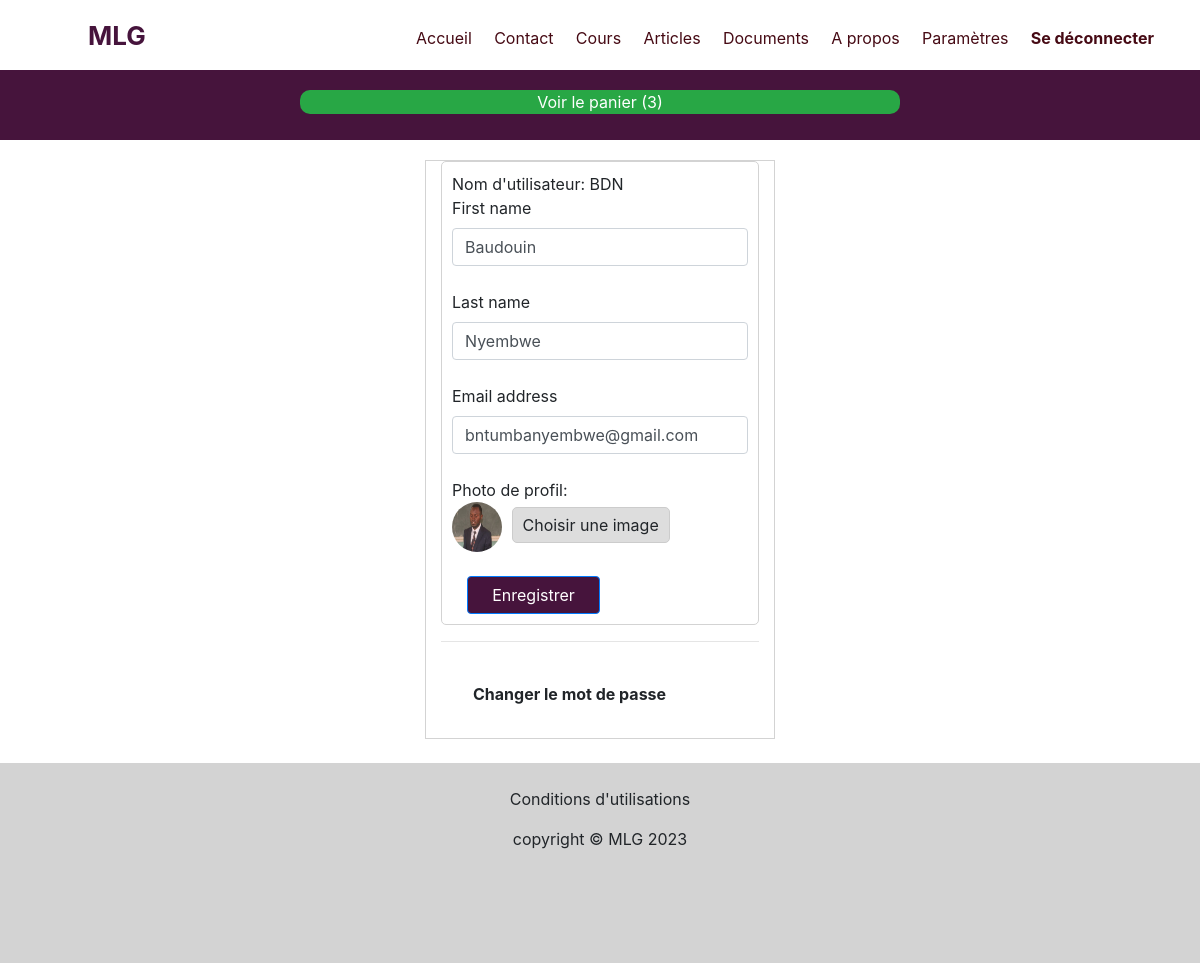
Page /account/settings/ (signed in) on the committed database.
### learning/models.py (models this page shows)
class Inscrit(AbstractUser):
  photo = models.ImageField(upload_to = 'photos', default = 'photos/default.jpg', null = True)
  pass

### shopping/models.py (models this page shows, shortened)
class Cart(models.Model):
  shopper = models.OneToOneField(AUTH_USER_MODEL, on_delete=models.CASCADE, null=True)
  orders = models.ManyToManyField(Order)

### learning/views.py (the view, shortened to what this page needs)
# urls.py: path('account/settings/', views.Settings.as_view(), name='settings'),
class Settings(View):
    def get(self, request, *args, **kwargs):
        if not request.user.is_authenticated:
        	return redirect("login")
        form = SettingsForm(instance=request.user)
        return render(request, "learning/settings.html", {"form":form})

### learning/forms.py
class SettingsForm(forms.ModelForm):
    class Meta:
        model = Inscrit
        fields = ['first_name', 'last_name', 'email', 'photo']
        widgets = {
            'first_name': forms.TextInput(attrs={'class': 'form-control'}),
            'last_name': forms.TextInput(attrs={'class': 'form-control'}),
            'email': forms.TextInput(attrs={'class': 'form-control'}),
        }

### learning/templates/learning/settings.html (shortened to what this page needs)
{% extends 'base_template.html' %}
{% block content %}
<div class="container">
    <div class="settings-div col-12 container">
        <fieldset>
            <form enctype="multipart/form-data" method="POST">
                Nom d'utilisateur: {{ user.username }}
                {% for field in form %}
                <br>
                {% if field.label == 'Photo' %}
                <div>
                    Photo de profil: <br>
                    <img src="{{user.photo.url}}" id="user-photo" class="user-image" />
                   <label class="photo-label">
                       <span>Choisir une image</span>
                   </label>
                   </div>
                {% else %}
                <div>
                    <label>{{ field.label }}</label>
                </div>
                <div>{{field}}</div>
                {% endif %}
                {% endfor %}
                <br>
                <div class="container">
                    <button class="btn btn-primary w-50" type="submit">Enregistrer</button>
                </div>
            </form>
        </fieldset>
        <hr>
        <div class="p-4 m-2">
            <a href="{% url 'password-change' %}"><b>Changer le mot de passe</b></a>
        </div>
    </div>
    <br>
</div>
{% endblock %}

### templates/base_template.html (shortened to what this page needs)
{% load static %}
<!DOCTYPE html>
<html>
    <head>
        <link
              rel="stylesheet"
              href="{% static 'learning/bootstrap.min.css' %}" />
        <link
              rel="stylesheet"
              href="{% static 'learning/main.css' %}"
              type="text/css" />
        <link
              rel="stylesheet"
              href="{% static 'articles/styles.css' %}"
              type="text/css" />
    </head>
    <body>
        <div class="container-fluid">
            <header class="header row">
                <div class="logo col-lg-2"><a href="{% url 'home' %}">MLG</a></div>
                <div class="menu col-lg-8">
                    <nav class="navbar">
                        <a href="{% url 'home' %}">
                            <div>Accueil</div>
                        </a>
                        <a href="{% url 'contact' %}">
                            <div>Contact</div>
                        </a>
                        <a href="{% url 'cours' %}">
                            <div>Cours </div>
                        </a>
                        <a href="{% url 'articles'%}">
                            <div>Articles</div>
                        </a>
                        <a href="{% url 'documents-list' %}"><div>Documents</div></a>
                        <a href="{% url 'about' %}">
                            <div> A propos </div>
                        </a>
                        {% if user.is_authenticated %}
                        <a href="{% url 'settings' %}">
                            <div class="settings">Paramètres</div>
                        </a>
                        <a href="{% url 'logout' %}">
                            <div class="login">Se déconnecter</div>
                        </a>
                        {% endif %}
                    </nav>
                </div>
            </header>
            <div class="decor-bar text-center">
                {% if user.cart %}
                <div class="cart bg-success container w-50">
                    <a href="{% url 'cart' %}">
                        Voir le panier ({{ user.cart.orders.count}})
                    </a>
                </div>
                {% endif %}
            </div>
            <div class="blank-bar">
            </div>
            <div class="row">
                {% block content %} {% endblock %}
            </div>
            <footer class="row">
                <div class="w-100 container">
                    <br>
                    <p>
                        Conditions d'utilisations
                    </p>
                    copyright © MLG <span id="current-year"></span>
                </div>
            </footer>
        </div>
    </body>
</html>

### learning/static/learning/main.css (style rules this page uses)
body { margin: 0px; }
a { color: inherit; }
header { justify-content: center; align-items: center; color: rgb(70, 20, 60); background-color: white; height: 70px; position: fixed; z-index: 9999999999; width: 100%; }
header .logo { padding-left: 28px; }
header .logo a { font-size:26px; font-weight: bold; }
header .menu { background-color: white; position: absolute; top: 70px; width: 100%; color: black; }
.navbar a { color: rgb(70, 20, 60); }
header .navbar { display: block; }
.navbar .login, .navbar .signup { font-weight: bold; }
.btn-primary { background-color: rgb(70, 20, 60); }
.navbar div { margin: 20px; }
.decor-bar { height: 140px; width:100%; left:0px; position:absolute; padding-top:90px; text-align:center; background-color:rgb(70, 20, 60); color:white; z-index:99999999; }
.decor-bar .cart { border-radius:10px; }
.blank-bar { height:150px; margin-bottom:10px; }
.photo-label { cursor: pointer; border: 1px solid #cccccc; border-radius: 5px; padding: 5px 10px; margin: 5px; background: #dddddd; display: inline-block; }
.user-image { width: 50px; height: 50px; border-radius: 50%; }
.settings-div { background-color: white; width: 95%; }
.settings-div fieldset { border: 1px solid lightgray; padding: 10px; border-radius: 5px; }
.settings-div input { width: 100%; }
footer { background-color: lightgray; height: 200px; text-align: center; }
@media screen and (min-width: 900px) { header .logo { font-size: 32px; font-weight: bold; position: absolute; left: 5%; top: 10px; } }
@media screen and (min-width: 900px) { header .navbar { display: flex; width: 100%; } }
@media screen and (min-width: 900px) { header .menu { background-color: white; display: block; position: absolute; top: 18px; right: 15px; z-index: 9999999999999999; width: 80%; } }
@media screen and (min-width: 900px) { .navbar a { color: rgb(70, 10, 20); } }
@media screen and (min-width: 900px) { .navbar div { margin: 0px; } }
@media screen and (min-width: 900px) { .settings-div { border: 1px solid lightgray; width: 350px; } }
@media screen and (min-width: 900px) { .settings-div fieldset { border: 1px solid lightgray; } }
@media screen and (min-width: 900px) { .settings-div form div { text-align: left; } }

### rows in the picture
Inscrit: cart.orders.count "3", username "BDN", form "Baudouin" "Nyembwe" "bntumbanyembwe@gmail.com", photo (picture)

### other values in the picture
{{ field.label }} "First name" "Last name" "Email address"
